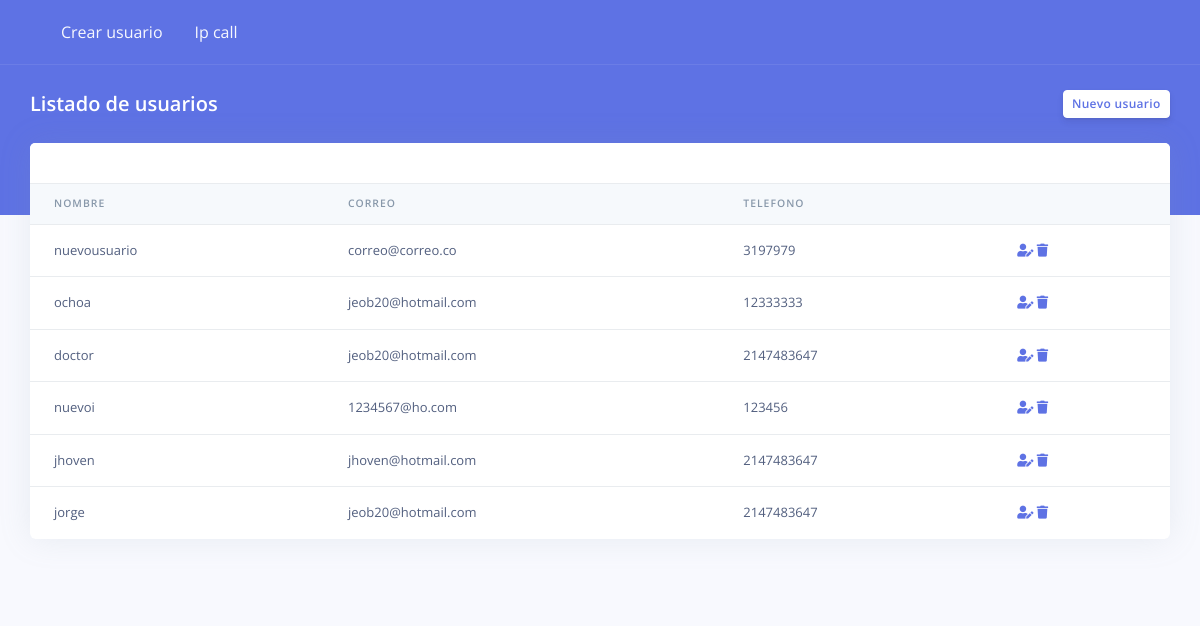
/tables.php, run on the app's committed database.
### tables this page shows
CREATE TABLE `users` (
  `id` int(10) NOT NULL,
  `username` varchar(60) NOT NULL,
  `email` varchar(60) NOT NULL,
  `phone` int(60) NOT NULL,
  `password` varchar(60) NOT NULL,
  `perfil` int(11) NOT NULL,
  `ip` varchar(200) NOT NULL
);

### tables.php (the view, shortened to what this page needs)
<?php
$databaseHost = 'localhost';
$databaseUsername = 'root';
$databasePassword = '';
$databaseName = 'proyectodellamadas';
$conn = mysqli_connect($databaseHost, $databaseUsername, $databasePassword, $databaseName);
$sql =  "SELECT * FROM users ORDER BY id DESC";
$result = mysqli_query($conn,$sql);
?>
<!DOCTYPE html>
<html>
<head>
  <link rel="stylesheet" href="assets/vendor/nucleo/css/nucleo.css" type="text/css">
  <link rel="stylesheet" href="assets/vendor/@fortawesome/fontawesome-free/css/all.min.css" type="text/css">
  <link rel="stylesheet" href="assets/css/argon.css?v=1.1.0" type="text/css">
</head>
<body>
  <div class="main-content" id="panel">
    <nav class="navbar navbar-top navbar-expand navbar-dark bg-primary border-bottom">
      <div class="container">
        <div class="navbar-collapse navbar-custom-collapse collapse" id="navbar-collapse">
          <ul class="navbar-nav mr-auto">
            <li class="nav-item">
              <a href="register.php" class="nav-link">
                <span class="nav-link-inner--text">Crear usuario</span>
              </a>
            </li>
            <li class="nav-item">
              <a href="pages/examples/pricing.html" class="nav-link">
                <span class="nav-link-inner--text">Ip call</span>
              </a>
            </li>
          </ul>
        </div>
      </div>
    </nav>
    <div class="header bg-primary pb-6">
      <div class="container-fluid">
        <div class="header-body">
          <div class="row align-items-center py-4">
            <div class="col-lg-6 col-7">
              <h6 class="h2 text-white d-inline-block mb-0">Listado de usuarios</h6>
            </div>
            <div class="col-lg-6 col-5 text-right">
              <a href="#" class="btn btn-sm btn-neutral">Nuevo usuario</a>
            </div>
          </div>
        </div>
      </div>
    </div>
    <div class="container-fluid mt--6">
      <div class="card">
        <div class="card-header border-0">
        </div>
        <div class="table-responsive">
          <table class="table align-items-center table-flush">
            <thead class="thead-light">
              <tr>
                <th>Nombre</th>
                <th>Correo</th>
                <th>Telefono</th>
                <th></th>
              </tr>
            </thead>
            <tbody>
            <?php
		while($row = mysqli_fetch_array($result)) {
		?>
			<tr class="table-user">
				<td><?php echo $row["username"]; ?></td>
				<td><?php echo $row["email"]; ?></td>
				<td><?php echo $row["phone"]; ?></td>
				<td class="table-actions">
        <a href="update.php?id=<?php echo $row["id"]; ?>" class="link"><i class="fas fa-user-edit"></i>
        </a>
         <a href="delete.php?id=<?php echo $row["id"]; ?>"  class="link"> <i class="fas fa-trash"></i>
        </a></td>
			</tr>
		<?php
		}
		?>
            </tbody>
          </table>
        </div>
      </div>
      <footer class="footer pt-0">
      </footer>
    </div>
  </div>
</body>
</html>

### data on the page
users: username "nuevousuario", email "correo@correo.co", phone "3197979"
users: username "ochoa", email "jeob20@hotmail.com", phone "12333333"
users: username "doctor", email "jeob20@hotmail.com", phone "2147483647"
users: username "nuevoi", email "1234567@ho.com", phone "123456"
users: username "jhoven", email "jhoven@hotmail.com", phone "2147483647"
users: username "jorge", email "jeob20@hotmail.com", phone "2147483647"
